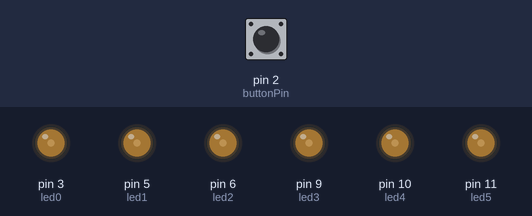
A sketch run on a simulated Arduino Uno, built with avr-gcc and run on an emulated ATmega328P. On the bench: output pins drawn as LEDs (lit = HIGH). The test bench sets the inputs (shaded band); at power-on: pin 2 (buttonPin) LOW.

Above: at 1.46 s.
1.5 s: pin 2 (buttonPin) pulled HIGH for 0.35 s
At 1.95 s:
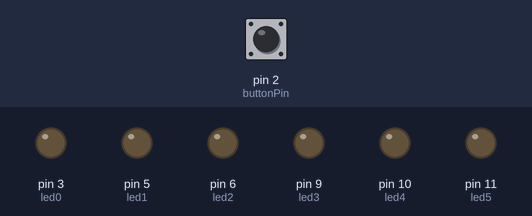
4.5 s: pin 2 (buttonPin) pulled HIGH for 3.2 s
At 4.66 s:
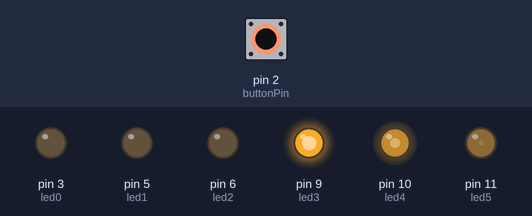
Timing chart, 0 to 15.2 s (numbered marks = the images above; inputs shaded):
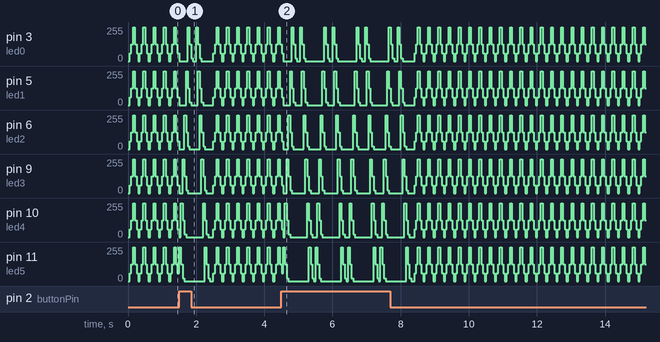

The sketch:

Fade_LED_3.ino
```cpp
/**********************************************************************************
**                                 Fade LEDs                                     **
**********************************************************************************/
//********** Includes *************************************************************
//********** Variables ************************************************************
const byte led0 = 3;          // donar nom al pin 3 de l’Arduino
const byte led1 = 5;          // donar nom al pin 5 de l’Arduino
const byte led2 = 6;          // donar nom al pin 6 de l’Arduino
const byte led3 = 9;          // donar nom al pin 9 de l’Arduino
const byte led4 = 10;         // donar nom al pin 10 de l’Arduino
const byte led5 = 11;         // donar nom al pin 11 de l’Arduino
const byte buttonPin= 2;
byte buttonState= 0;
unsigned long velocitat = 50;         // velocitat de l'acció en ms

//********** Setup ****************************************************************
void setup()
{
  pinMode(led0, OUTPUT);     // definir el pin 3 com una sortida
  pinMode(led1, OUTPUT);     // definir el pin 5 com una sortida
  pinMode(led2, OUTPUT);     // definir el pin 6 com una sortida
  pinMode(led3, OUTPUT);     // definir el pin 9 com una sortida
  pinMode(led4, OUTPUT);     // definir el pin 10 com una sortida
  pinMode(led5, OUTPUT);     // definir el pin 11 com una sortida
  pinMode (buttonPin, INPUT);
}

//********** Loop *****************************************************************
void loop()
{
  buttonState = digitalRead (buttonPin);
  if (buttonState ==1)
 {
  analogWrite(led0, 0);     // posar PWM del pin 3 a 0
  analogWrite(led1, 0);     // posar PWM del pin 5 a 0
  analogWrite(led2, 0);     // posar PWM del pin 6 a 0
  analogWrite(led3, 0);     // posar PWM del pin 9 a 0
  analogWrite(led4, 0);     // posar PWM del pin 10 a 0
  analogWrite(led5, 255);     // posar PWM del pin 11 a 0

  delay(velocitat);          // es queden leds velocitat ms en aquest estat

  analogWrite(led0, 0);     // posar PWM del pin 3 a 60
  analogWrite(led1, 0);     // posar PWM del pin 5 a 60
  analogWrite(led2, 0);     // posar PWM del pin 6 a 60
  analogWrite(led3, 0);     // posar PWM del pin 9 a 60
  analogWrite(led4, 255);     // posar PWM del pin 10 a 60
  analogWrite(led5, 127);     // posar PWM del pin 11 a 60

  delay(velocitat);          // es queden leds velocitat ms en aquest estat

  analogWrite(led0, 0);    // posar PWM del pin 3 a 125
  analogWrite(led1, 0);    // posar PWM del pin 5 a 125
  analogWrite(led2, 0);    // posar PWM del pin 6 a 125
  analogWrite(led3, 255);    // posar PWM del pin 9 a 125
  analogWrite(led4, 127);    // posar PWM del pin 10 a 125
  analogWrite(led5, 20);    // posar PWM del pin 11 a 125

  delay(velocitat);           // es queden leds velocitat ms en aquest estat

  analogWrite(led0, 0);    // posar PWM del pin 3 a 255
  analogWrite(led1, 0);    // posar PWM del pin 5 a 255
  analogWrite(led2, 255);    // posar PWM del pin 6 a 255
  analogWrite(led3, 127);    // posar PWM del pin 9 a 255
  analogWrite(led4, 20);    // posar PWM del pin 10 a 255
  analogWrite(led5, 0);    // posar PWM del pin 11 a 255

  delay(velocitat);           // es queden leds velocitat ms en aquest estat

  analogWrite(led0, 0);    // posar PWM del pin 3 a 125
  analogWrite(led1, 255);    // posar PWM del pin 5 a 125
  analogWrite(led2, 127);    // posar PWM del pin 6 a 125
  analogWrite(led3, 20);    // posar PWM del pin 9 a 125
  analogWrite(led4, 0);    // posar PWM del pin 10 a 125
  analogWrite(led5, 0);    // posar PWM del pin 11 a 125

  delay(velocitat);           // es queden leds velocitat ms en aquest estat

  analogWrite(led0, 255);     // posar PWM del pin 3 a 60
  analogWrite(led1, 127);     // posar PWM del pin 5 a 60
  analogWrite(led2, 20);     // posar PWM del pin 6 a 60
  analogWrite(led3, 0);     // posar PWM del pin 9 a 60
  analogWrite(led4, 0);     // posar PWM del pin 10 a 60
  analogWrite(led5, 0);     // posar PWM del pin 11 a 60

  delay(velocitat);          // es queden leds velocitat ms en aquest estat

  analogWrite(led0, 127);    // posar PWM del pin 3 a 125
  analogWrite(led1, 20);    // posar PWM del pin 5 a 125
  analogWrite(led2, 0);    // posar PWM del pin 6 a 125
  analogWrite(led3, 0);    // posar PWM del pin 9 a 125
  analogWrite(led4, 0);    // posar PWM del pin 10 a 125
  analogWrite(led5, 0);    // posar PWM del pin 11 a 125

  delay(velocitat);          // es queden leds velocitat ms en aquest estat

  analogWrite(led0, 20);    // posar PWM del pin 3 a 125
  analogWrite(led1, 0);    // posar PWM del pin 5 a 125
  analogWrite(led2, 0);    // posar PWM del pin 6 a 125
  analogWrite(led3, 0);    // posar PWM del pin 9 a 125
  analogWrite(led4, 0);    // posar PWM del pin 10 a 125
  analogWrite(led5, 0);    // posar PWM del pin 11 a 125

  delay (velocitat);


  analogWrite(led0, 0);    // posar PWM del pin 3 a 125
  analogWrite(led1, 0);    // posar PWM del pin 5 a 125
  analogWrite(led2, 0);    // posar PWM del pin 6 a 125
  analogWrite(led3, 0);    // posar PWM del pin 9 a 125
  analogWrite(led4, 0);    // posar PWM del pin 10 a 125
  analogWrite(led5, 0);    // posar PWM del pin 11 a 125

   delay (velocitat);


  analogWrite(led0, 0);    // posar PWM del pin 3 a 125
  analogWrite(led1, 0);    // posar PWM del pin 5 a 125
  analogWrite(led2, 0);    // posar PWM del pin 6 a 125
  analogWrite(led3, 0);    // posar PWM del pin 9 a 125
  analogWrite(led4, 0);    // posar PWM del pin 10 a 125
  analogWrite(led5, 0);    // posar PWM del pin 11 a 125

   delay (velocitat);


  analogWrite(led0, 255);    // posar PWM del pin 3 a 125
  analogWrite(led1, 0);    // posar PWM del pin 5 a 125
  analogWrite(led2, 0);    // posar PWM del pin 6 a 125
  analogWrite(led3, 0);    // posar PWM del pin 9 a 125
  analogWrite(led4, 0);    // posar PWM del pin 10 a 125
  analogWrite(led5, 0);    // posar PWM del pin 11 a 125
   delay (velocitat);


  analogWrite(led0, 127);    // posar PWM del pin 3 a 125
  analogWrite(led1, 255);    // posar PWM del pin 5 a 125
  analogWrite(led2, 0);    // posar PWM del pin 6 a 125
  analogWrite(led3, 0);    // posar PWM del pin 9 a 125
  analogWrite(led4, 0);    // posar PWM del pin 10 a 125
  analogWrite(led5, 0);    // posar PWM del pin 11 a 125
   delay (velocitat);


  analogWrite(led0, 20);    // posar PWM del pin 3 a 125
  analogWrite(led1, 127);    // posar PWM del pin 5 a 125
  analogWrite(led2, 255);    // posar PWM del pin 6 a 125
  analogWrite(led3, 0);    // posar PWM del pin 9 a 125
  analogWrite(led4, 0);    // posar PWM del pin 10 a 125
  analogWrite(led5, 0);    // posar PWM del pin 11 a 125
   delay (velocitat);


  analogWrite(led0, 0);    // posar PWM del pin 3 a 125
  analogWrite(led1, 20);    // posar PWM del pin 5 a 125
  analogWrite(led2, 127);    // posar PWM del pin 6 a 125
  analogWrite(led3, 255);    // posar PWM del pin 9 a 125
  analogWrite(led4, 0);    // posar PWM del pin 10 a 125
  analogWrite(led5, 0);    // posar PWM del pin 11 a 125
   delay (velocitat);


  analogWrite(led0, 0);    // posar PWM del pin 3 a 125
  analogWrite(led1, 0);    // posar PWM del pin 5 a 125
  analogWrite(led2, 20);    // posar PWM del pin 6 a 125
  analogWrite(led3, 127);    // posar PWM del pin 9 a 125
  analogWrite(led4, 255);    // posar PWM del pin 10 a 125
  analogWrite(led5, 0);    // posar PWM del pin 11 a 125

   delay (velocitat);


  analogWrite(led0, 0);    // posar PWM del pin 3 a 125
  analogWrite(led1, 0);    // posar PWM del pin 5 a 125
  analogWrite(led2, 0);    // posar PWM del pin 6 a 125
  analogWrite(led3, 20);    // posar PWM del pin 9 a 125
  analogWrite(led4, 127);    // posar PWM del pin 10 a 125
  analogWrite(led5, 255);    // posar PWM del pin 11 a 125

   delay (velocitat);


  analogWrite(led0, 0);    // posar PWM del pin 3 a 125
  analogWrite(led1, 0);    // posar PWM del pin 5 a 125
  analogWrite(led2, 0);    // posar PWM del pin 6 a 125
  analogWrite(led3, 0);    // posar PWM del pin 9 a 125
  analogWrite(led4, 20);    // posar PWM del pin 10 a 125
  analogWrite(led5, 127);    // posar PWM del pin 11 a 125
   delay (velocitat);


  analogWrite(led0, 0);    // posar PWM del pin 3 a 125
  analogWrite(led1, 0);    // posar PWM del pin 5 a 125
  analogWrite(led2, 0);    // posar PWM del pin 6 a 125
  analogWrite(led3, 0);    // posar PWM del pin 9 a 125
  analogWrite(led4, 0);    // posar PWM del pin 10 a 125
  analogWrite(led5, 20);    // posar PWM del pin 11 a 125 delay (velocitat);

  delay (velocitat);
  analogWrite(led0, 0);    // posar PWM del pin 3 a 125
  analogWrite(led1, 0);    // posar PWM del pin 5 a 125
  analogWrite(led2, 0);    // posar PWM del pin 6 a 125
  analogWrite(led3, 0);    // posar PWM del pin 9 a 125
  analogWrite(led4, 0);    // posar PWM del pin 10 a 125
  analogWrite(led5, 0);    // posar PWM del pin 11 a 125

  delay (velocitat);
}

else if (buttonState== 0)
{
  {
  analogWrite(led0, 0);     // posar PWM del pin 3 a 0
  analogWrite(led1, 0);     // posar PWM del pin 5 a 0
  analogWrite(led2, 0);     // posar PWM del pin 6 a 0
  analogWrite(led3, 0);     // posar PWM del pin 9 a 0
  analogWrite(led4, 0);     // posar PWM del pin 10 a 0
  analogWrite(led5, 0);     // posar PWM del pin 11 a 0

  delay(velocitat);          // es queden leds velocitat ms en aquest estat

  analogWrite(led0, 60);     // posar PWM del pin 3 a 60
  analogWrite(led1, 60);     // posar PWM del pin 5 a 60
  analogWrite(led2, 60);     // posar PWM del pin 6 a 60
  analogWrite(led3, 60);     // posar PWM del pin 9 a 60
  analogWrite(led4, 60);     // posar PWM del pin 10 a 60
  analogWrite(led5, 60);     // posar PWM del pin 11 a 60

  delay(velocitat);          // es queden leds velocitat ms en aquest estat

  analogWrite(led0, 125);    // posar PWM del pin 3 a 125
  analogWrite(led1, 125);    // posar PWM del pin 5 a 125
  analogWrite(led2, 125);    // posar PWM del pin 6 a 125
  analogWrite(led3, 125);    // posar PWM del pin 9 a 125
  analogWrite(led4, 125);    // posar PWM del pin 10 a 125
  analogWrite(led5, 125);    // posar PWM del pin 11 a 125

  delay(velocitat);           // es queden leds velocitat ms en aquest estat

  analogWrite(led0, 255);    // posar PWM del pin 3 a 255
  analogWrite(led1, 255);    // posar PWM del pin 5 a 255
  analogWrite(led2, 255);    // posar PWM del pin 6 a 255
  analogWrite(led3, 255);    // posar PWM del pin 9 a 255
  analogWrite(led4, 255);    // posar PWM del pin 10 a 255
  analogWrite(led5, 255);    // posar PWM del pin 11 a 255

  delay(velocitat);           // es queden leds velocitat ms en aquest estat

  analogWrite(led0, 125);    // posar PWM del pin 3 a 125
  analogWrite(led1, 125);    // posar PWM del pin 5 a 125
  analogWrite(led2, 125);    // posar PWM del pin 6 a 125
  analogWrite(led3, 125);    // posar PWM del pin 9 a 125
  analogWrite(led4, 125);    // posar PWM del pin 10 a 125
  analogWrite(led5, 125);    // posar PWM del pin 11 a 125

  delay(velocitat);           // es queden leds velocitat ms en aquest estat

  analogWrite(led0, 60);     // posar PWM del pin 3 a 60
  analogWrite(led1, 60);     // posar PWM del pin 5 a 60
  analogWrite(led2, 60);     // posar PWM del pin 6 a 60
  analogWrite(led3, 60);     // posar PWM del pin 9 a 60
  analogWrite(led4, 60);     // posar PWM del pin 10 a 60
  analogWrite(led5, 60);     // posar PWM del pin 11 a 60

  delay(velocitat);          // es queden leds velocitat ms en aquest estat
}

//********** Funcions *************************************************************
}
}

//********** Funcions *************************************************************
```
